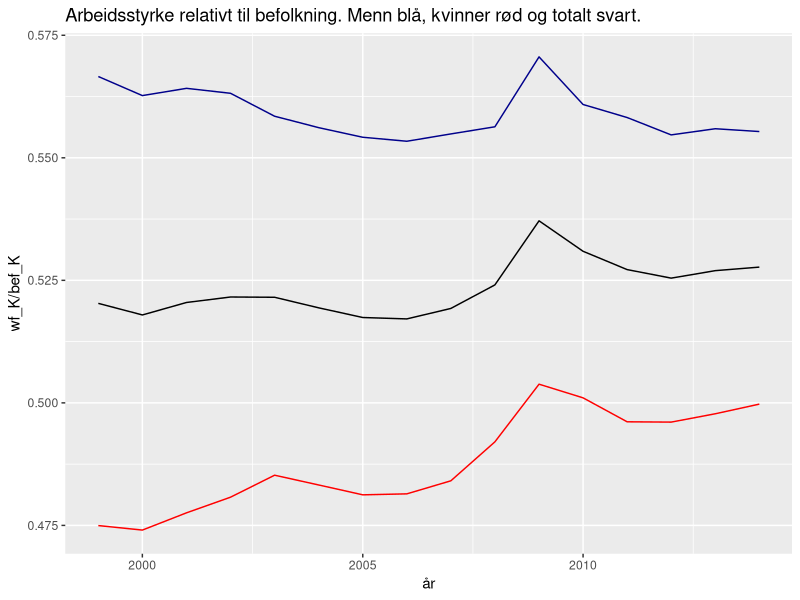
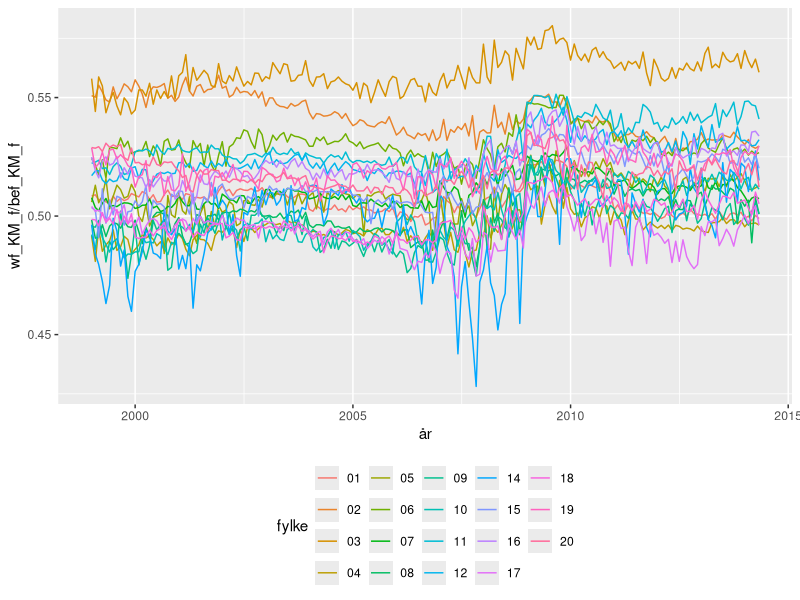
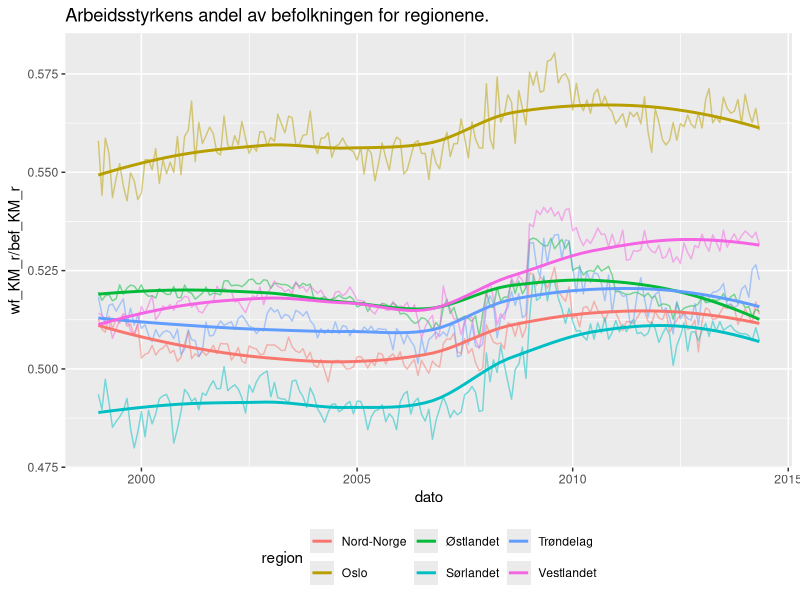
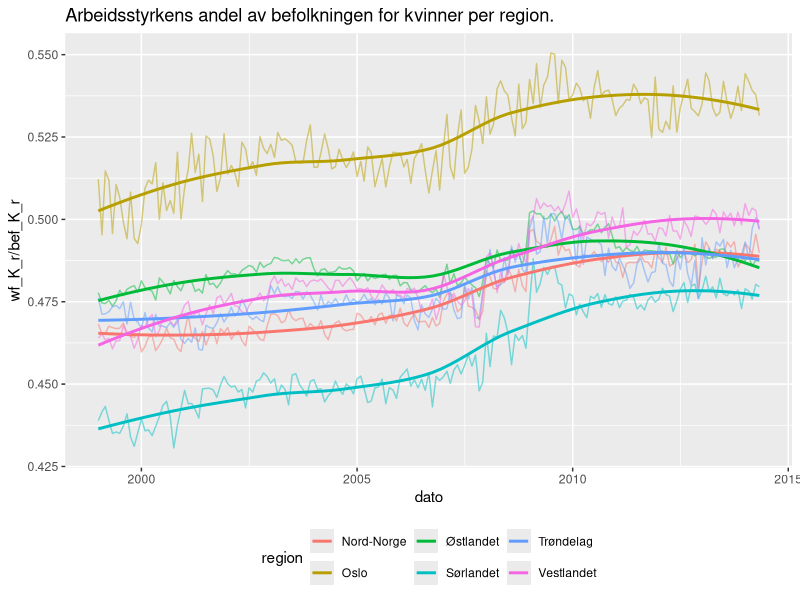
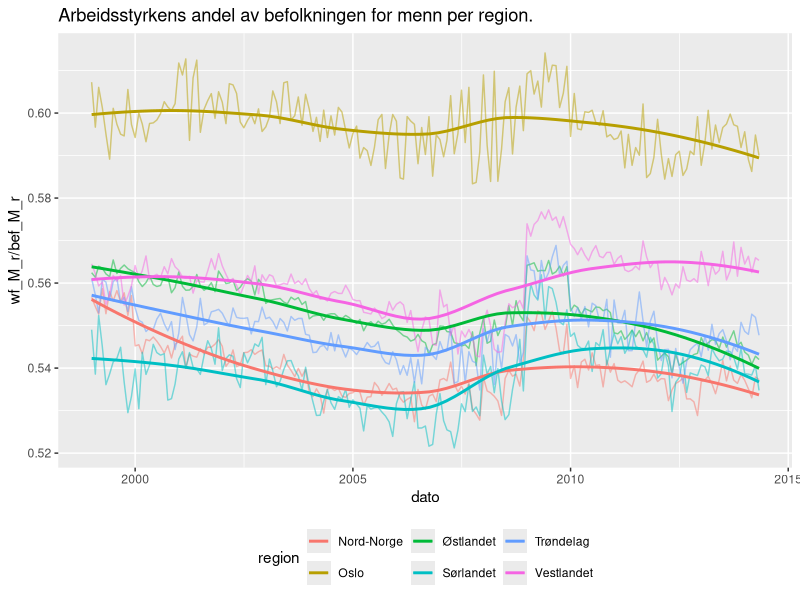
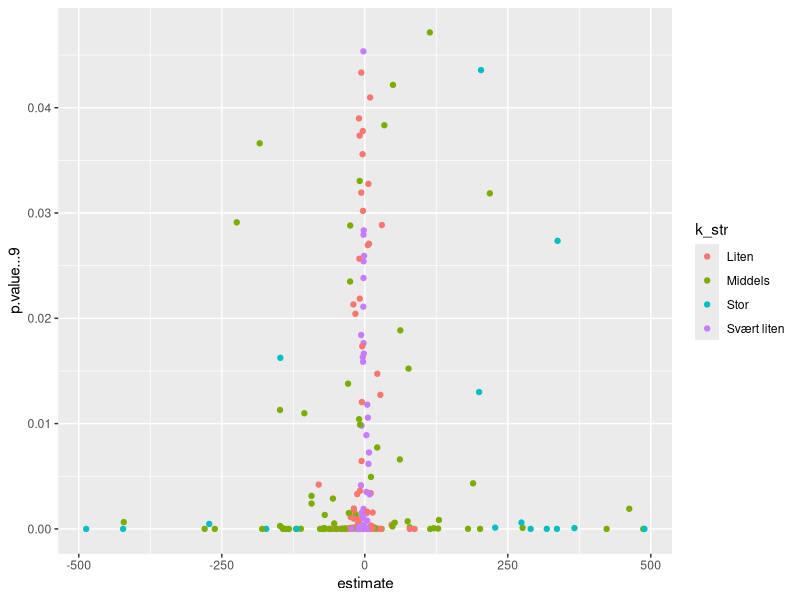
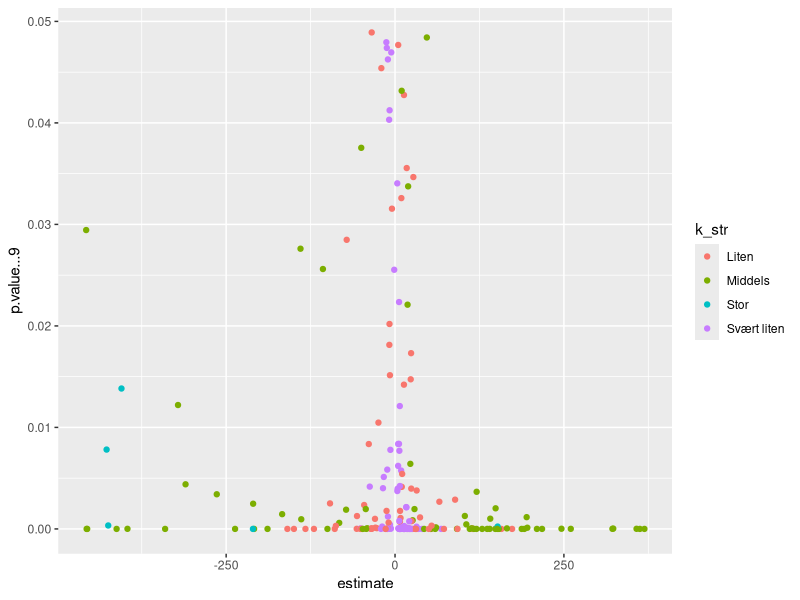

R code for these plots, in order:
## ---- chunk 1
library(tidyverse)
library(lubridate)
library(modelr)
library(broom)
options(scipen = 5)
## ---- chunk 2
arblos <- read_csv("data/al9914m.csv")
bef <- read_csv("data/bef9914MK.csv")
## ---- chunk 3
names(bef)
## ---- chunk 4
names(arblos)
## ---- chunk 5
arblos <- arblos %>% 
    mutate(
        wf_K = (al_Kvinner/alp_Kvinner)*100,
        wf_M = (al_Menn/alp_Menn)*100,
        wf_KM = wf_K + wf_M
    )
## ---- chunk 6
arblos
## ---- chunk 7
names(bef)
## ---- chunk 8
# årlige data landet samlet
wf <- arblos %>% 
    filter(mnd == 1) %>% 
    group_by(aar) %>% 
    summarise(
        wf_K = sum(wf_K, na.rm = TRUE),
        wf_M = sum(wf_M, na.rm = TRUE),
        wf_KM = wf_K + wf_M
    )
## ---- chunk 9
dim(wf)
names(wf)
## ---- chunk 10
bef <- bef %>%
  mutate(
    bef_K = bef_K_0_14 + bef_K_15_29 + bef_K_30_74 + bef_K_75_105,
    bef_M = bef_M_0_14 + bef_M_15_29 + bef_M_30_74 + bef_M_75_105,
    bef_KM = bef_K + bef_M)
## ---- chunk 11
dim(bef)
names(bef)
## ---- chunk 12
 wf_hjelp <- bef %>%
  group_by(aar) %>%
  summarise(bef_K = sum(bef_K),
            bef_M = sum(bef_M),
            bef_KM = sum(bef_KM))
wf <- left_join(wf, wf_hjelp) 

wf <- wf %>%
  select(aar, bef_K, bef_M, bef_KM, wf_K, wf_M, wf_KM) %>% 
  mutate(år = make_date(aar, month = 1L, day = 1L))

rm(wf_hjelp)
## ---- chunk 13
wf
## ---- chunk 14
# Setter farge utenfor aes(). Setter vi den inne i aes()
# vil vi bruke farge til automatisk å skille ulike kategorier. 
# Da måtte vi hatt en kategorivariabel (cat_wf) som spesifiserte om 
# det var snakk om relativ wf for hhv. kvinner, menn eller k+m
# Da ville vi brukt aes(x = år, y = wf_K/bef_K, colour = cat_wf)
# ggplot ville da automagisk ha satt fargene for oss.
wf %>% 
    ggplot(wf, mapping = aes(x = år)) +
  geom_line(mapping = aes(y = wf_K/bef_K), color = "red") +
  geom_line(mapping = aes(y = wf_M/bef_M), color = "darkblue") +
  geom_line(mapping = aes(y = wf_KM/bef_KM), color = "black" ) +
  ggtitle("Arbeidsstyrke relativt til befolkning. Menn blå, kvinner rød og totalt svart.") +
  theme(legend.position = "none")
## ---- chunk 15
names(arblos)
## ---- chunk 16
# årlige data per fylke
wf_f <- arblos %>% 
    mutate(
        fylke = substr(knr, start = 1, stop = 2)
    ) %>% 
    group_by(aar, mnd, fylke) %>% 
    summarise(
        wf_K_f = sum(wf_K, na.rm = TRUE),
        wf_M_f = sum(wf_M, na.rm = TRUE),
        wf_KM_f = wf_K_f + wf_M_f
    ) %>% 
    mutate(år = make_date(aar, mnd, day=1L)) %>% 
    select(aar, mnd, år, fylke, wf_K_f, wf_M_f, wf_KM_f)
## ---- chunk 17
print(wf_f, n = 5)
## ---- chunk 18
bef_f <- bef %>% 
      mutate(
        fylke = substr(knr, start = 1, stop = 2)
    ) %>% 
    group_by(aar, fylke) %>% 
    summarise(
        bef_K_f = sum(bef_K, na.rm = TRUE),
        bef_M_f = sum(bef_M, na.rm = TRUE),
        bef_KM_f = bef_K_f + bef_M_f
    ) %>% 
    select(aar, fylke, bef_K_f, bef_M_f, bef_KM_f)
## ---- chunk 19
bef_f
## ---- chunk 20
wf_f_bef <- wf_f %>% 
  right_join(bef_f) %>% 
  arrange(fylke, aar, mnd)
## ---- chunk 21
print(arrange(wf_f_bef, fylke, aar, mnd))
## ---- chunk 22
# kvinner og menn
wf_f_bef %>%
  ggplot() +
  geom_line(wf_f_bef, mapping = aes(x = år,
                                    y = wf_KM_f/bef_KM_f,
                                    color = fylke)) +
  theme(legend.position = "bottom")
## ---- chunk 23
# region
wf_r <- wf_f_bef %>% 
    mutate(
         dato = ymd(paste(aar, mnd, "01", sep = "-")),
        region = case_when(
            as.numeric(fylke) == 3 ~ "Oslo",
            as.numeric(fylke) %in% c(1:2, 4:8) ~ "Østlandet",
            as.numeric(fylke) %in% c(9, 10) ~ "Sørlandet",
            as.numeric(fylke) %in% c(11, 12, 14, 15) ~ "Vestlandet",
            as.numeric(fylke) %in% c(16, 17) ~ "Trøndelag",
            as.numeric(fylke) %in% c(18, 19, 20) ~ "Nord-Norge"
        )
    ) %>% 
    group_by(dato, region) %>% 
    summarise(
        wf_K_r = sum(wf_K_f, na.rm = TRUE),
        wf_M_r = sum(wf_M_f, na.rm = TRUE),
        wf_KM_r = wf_K_r + wf_M_r,
        bef_K_r = sum(bef_K_f, na.rm = TRUE),
        bef_M_r = sum(bef_M_f, na.rm = TRUE),
        bef_KM_r = bef_K_r + bef_M_r
    ) %>% 
    select(dato, region, wf_K_r, wf_M_r, wf_KM_r, bef_K_r, bef_M_r, bef_KM_r)
## ---- chunk 24
# kvinner og menn
wf_r %>% 
  ggplot(wf_r, mapping = aes(x = dato, 
                             y = wf_KM_r/bef_KM_r,
                             color = region)) +
  geom_line(alpha = 0.5) +
  geom_smooth(se = FALSE) +
  theme(legend.position = "bottom") +
  ggtitle("Arbeidsstyrkens andel av befolkningen for regionene.")
## ---- chunk 25
# kvinner
wf_r %>% 
  ggplot(wf_r, mapping = aes(x = dato, 
                             y = wf_K_r/bef_K_r,
                             color = region)) +
  geom_line(alpha = 0.5) +
  geom_smooth(se = FALSE) +
  theme(legend.position = "bottom") +
  ggtitle("Arbeidsstyrkens andel av befolkningen for kvinner per region.")
## ---- chunk 26
# menn
wf_r %>% 
  ggplot(wf_r, mapping = aes(x = dato, 
                             y = wf_M_r/bef_M_r,
                             color = region)) +
  geom_line(alpha = 0.5) +
  geom_smooth(se = FALSE) +
  theme(legend.position = "bottom") +
  ggtitle("Arbeidsstyrkens andel av befolkningen for menn per region.")
## ---- chunk 27
arblos_by_knr <- arblos %>% 
    group_by(knr, knavn) %>% 
    nest()
## ---- chunk 28
print(arblos_by_knr, n = 4)
arblos_by_knr$data[[1]]
## ---- chunk 29
mod1 <- function(a_df){
  lm(wf_KM ~ alp_15_29 + alp_30_74, data = a_df)}
## ---- chunk 30
arblos_by_knr <- arblos_by_knr %>% 
  mutate(mod1_arblos = map(data, .f = mod1)) %>% 
  mutate(mod1_arblos_coef = map(.x = mod1_arblos, .f = tidy)) %>% 
  mutate(mod1_arblos_sum = map(.x = mod1_arblos, .f = glance))
## ---- chunk 31
arblos_by_knr
## ---- chunk 32
kom_str <- bef %>% 
    filter(aar == 2014) %>% 
    mutate(
        k_str = case_when(
            bef_KM <= 2500 ~ "Svært liten",
            bef_KM > 2500 & bef_KM <= 6000 ~ "Liten",
            bef_KM > 6000 & bef_KM <= 20000 ~ "Middels",
            bef_KM > 20000 & bef_KM <= 60000 ~ "Stor",
            bef_KM > 60000 & bef_KM <= 1000000 ~ "Svært stor"
        )
    ) %>% 
    select(knr, knavn, bef_KM, k_str)
head(kom_str)
## ---- chunk 33
#modell arbeidsløse resultat
mod_arbl_re <- arblos_by_knr %>% 
  unnest(c("mod1_arblos_coef", "mod1_arblos_sum"), names_repair = "universal") %>% 
  select(knr, knavn, term, estimate, std.error, p.value...9, adj.r.squared)
## ---- chunk 34
print(mod_arbl_re, n = 10)
## ---- chunk 35
kom_str_mod <- mod_arbl_re %>% 
    left_join(kom_str, by = c("knr", "knavn")) 
## ---- chunk 36
print(kom_str_mod, n = 5)
## ---- chunk 37
kom_str_mod %>% 
    filter(term == "alp_15_29") %>% 
    filter(estimate > -500 & estimate < 500 ) %>%
    filter(p.value...9 < 0.05) %>% 
    ggplot(mapping = aes(
        x = estimate,
        y = p.value...9,
        colour = k_str
        )
        ) +
    geom_point()
## ---- chunk 38
kom_str_mod %>% 
    filter(term == "alp_30_74") %>% 
    filter(estimate > -500 & estimate < 500 ) %>%
    filter(p.value...9 < 0.05) %>% 
    ggplot(mapping = aes(
        x = estimate,
        y = p.value...9,
        colour = k_str
        )
        ) +
    geom_point()
## ---- chunk 39
kom_str_mod %>% 
    filter(term == "alp_15_29") %>% 
    group_by(k_str) %>% 
    summarise(n = n())
## ---- chunk 40
kom_str_mod %>% 
    filter(term == "alp_15_29") %>% 
    filter(estimate > - 500 & estimate < 500 ) %>%
    filter(p.value...9 < 0.05) %>% 
    group_by(k_str) %>% 
    summarise(n = n())
## ---- chunk 41
kom_str_mod %>% 
    filter(term == "alp_30_74") %>% 
    filter(estimate > - 500 & estimate < 500 ) %>%
    filter(p.value...9 < 0.05) %>% 
    group_by(k_str) %>% 
    summarise(n = n())
## ---- chunk 42
kom_str_mod %>% 
    filter(term == "alp_15_29") %>% 
    filter(p.value...9 < 0.05) %>% 
    group_by(k_str) %>% 
    summarise(mean_15_29 = mean(estimate))
## ---- chunk 43
kom_str_mod %>% 
    filter(term == "alp_30_74") %>% 
    filter(p.value...9 < 0.05) %>% 
    group_by(k_str) %>% 
    summarise(mean_30_74 = mean(estimate))
## ---- chunk 44
kom_str_mod %>% 
    filter(term == "alp_15_29") %>% 
    filter(p.value...9 < 0.05) %>% 
    group_by(k_str) %>% 
    summarise(n = n())
## ---- chunk 45
kom_str_mod %>% 
    filter(term == "alp_30_74") %>% 
    filter(p.value...9 < 0.05) %>% 
    group_by(k_str) %>% 
    summarise(n = n())
## ---- chunk 46
#siste
